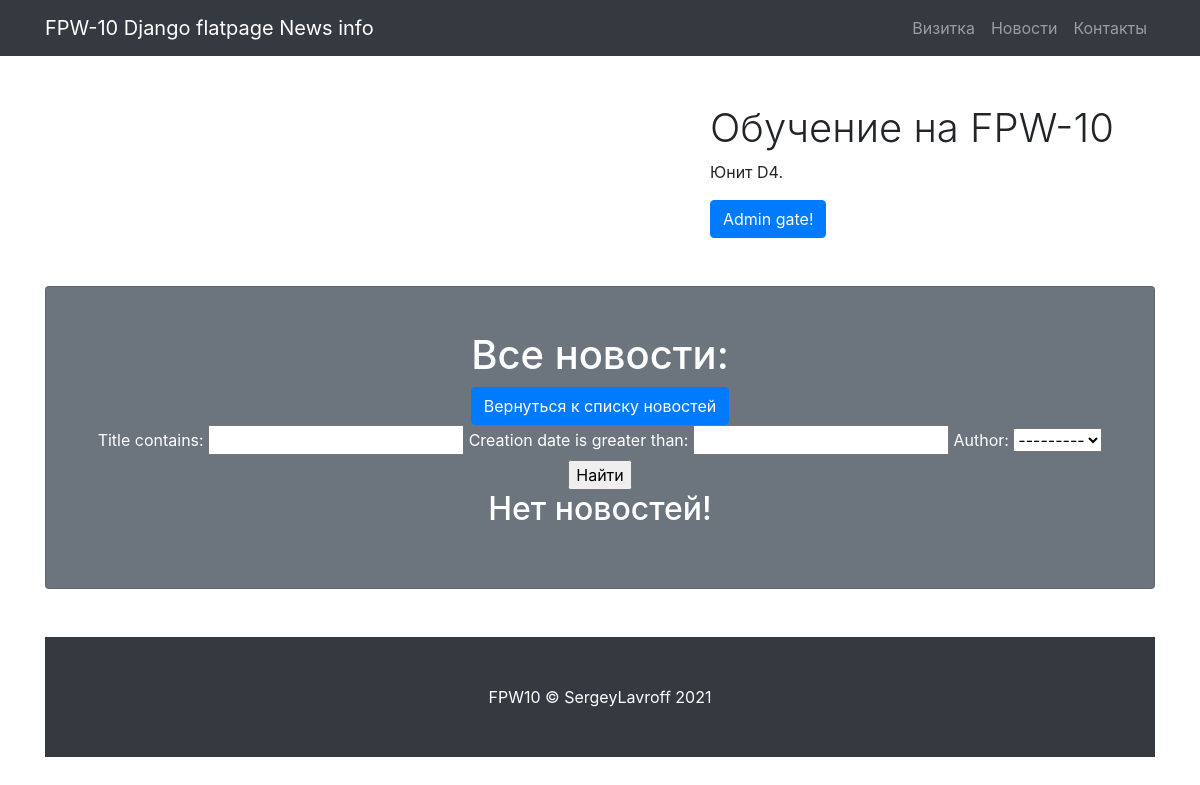
Before: /news/search with the older database file.
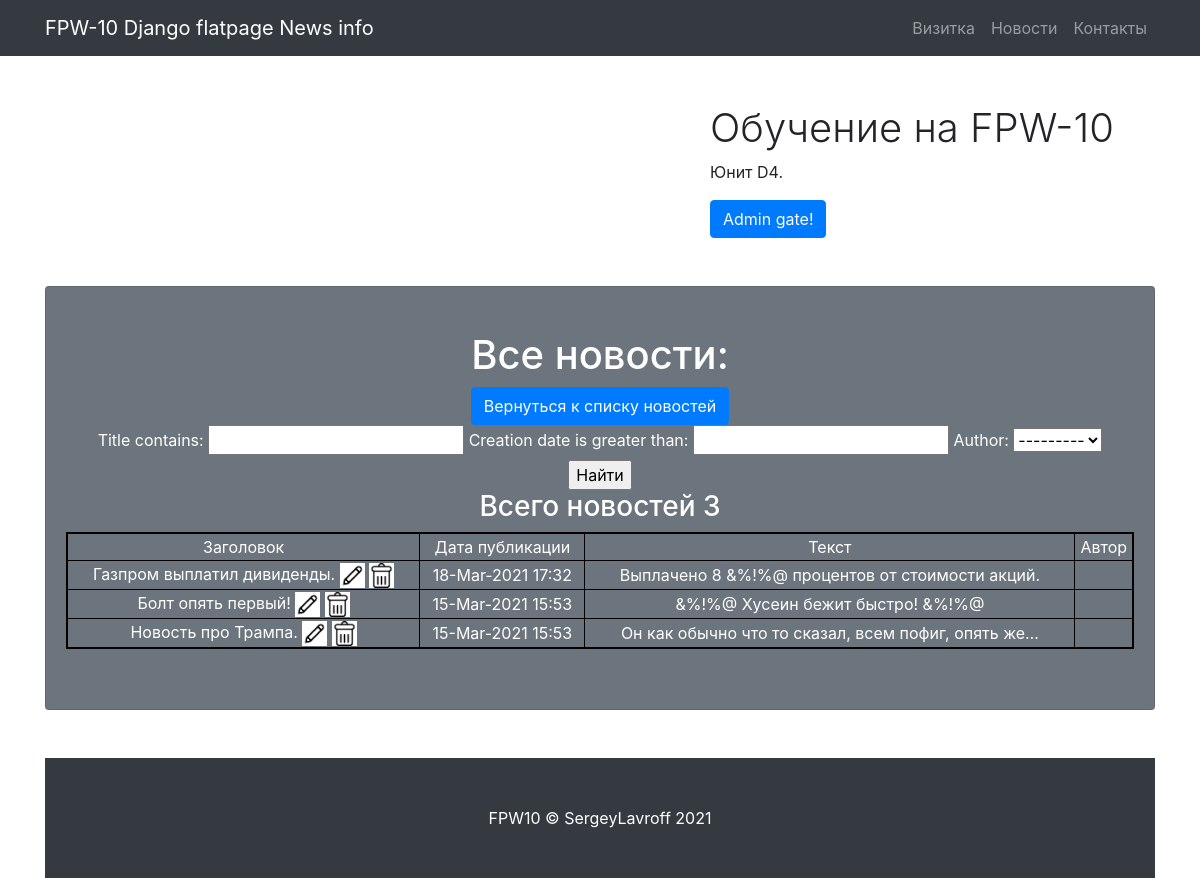
After: the same page with the newer database file.
### news/models.py (models this page shows, shortened)
class News(models.Model):
    title = models.CharField(
        max_length=255,
        unique=True,
    )
    creation_date = models.DateTimeField(auto_now_add=True)
    body = models.TextField()
    rating = models.IntegerField(default = 0)
    category = models.ForeignKey(
        to='Category',
        on_delete=models.CASCADE,
        related_name='news',)
    author = models.ForeignKey(
        to='Author',
        on_delete=models.CASCADE,
        related_name='news',)

### news/views.py (the view)
# urls.py: path('search', NewsSearch.as_view()),
class NewsSearch(ListView):
    model = News
    template_name = 'news/newssearch.html'
    context_object_name = 'news'
    ordering = ['-creation_date']
    def get_context_data(self, **kwargs):
        context = super().get_context_data(**kwargs)
        context['filter'] = NewsFilter(self.request.GET, queryset=self.get_queryset())
        return context

### news/templatetags/custom_filters.py (called while the page is built)
@register.filter(name='censor')
def censor(value):
    if isinstance(value, str):
        repl = ''
        for word in value.split():
            for pattern in PATTERN_1:
                if re.search(pattern, word.strip('.,;:?!-').lower()):
                    repl += '&%!%@' + ' '
                    break
            else:
                repl += word + ' '
        return str(repl)
    else:
        raise ValueError('Цензор обрабатывает только строки.')

### templates/news/newssearch.html (shortened to what this page needs)
{% extends 'flatpages/default.html' %}
{% load static %}
{% load custom_filters %}
{% block title %}
News info
{% endblock title %}
{% block content %}
<h1>Все новости:</h1>
<a class="btn btn-primary" href="/news ">Вернуться к списку новостей</a> <br>
<form method="GET">
    {{ filter.form }}
    <input type="submit" value="Найти">
</form>
 {% if news %}
        <h3> Всего новостей {{ news|length }}</h3>
         <table bordercolor="black" border="2" width="100%">
            <tr>
                <td>
                    Заголовок
                </td>
                <td>
                    Дата публикации
                </td>
                <td>
                    Текст
                </td>
                <td>
                    Автор
                </td>
            </tr>
             {% for new in filter.qs|dictsortreversed:"creation_date" %}
             <tr>
                <td>
                    <a href="{% url 'article' new.id %}" style="color:white;">{{ new.title|censor }}</a>
                    <a href="{% url 'article_edit' new.id %}" style="color:white;">
                        <img border="0" alt="Редактировать" src="{% static 'edit.png' %}" width="25" height="25">
                    </a>
                    <a href="{% url 'article_delete' new.id %}" style="color:white;">
                        <img border="0" alt="Удалить" src="{% static 'delete.png' %}" width="25" height="25">
                    </a>
                </td>
                 <td>
                    {{ new.creation_date|date:'d-M-Y H:i' }}
                </td>
                <td>
                    {{ new.body|truncatechars:50|censor }}
                </td>
                <td>
                </td>
            </tr>
             {% endfor %}
        </table>
    {% else %}
        <h2> Нет новостей! </h2>
    {% endif %}
{% endblock content %}

Changed rows visible on the page:
added News: title|censor "Газпром выплатил дивиденды.", creation_date "18-Mar-2021 17:32", body|censor "Выплачено 8 &%!%@ процентов от стоимости акций."
added News: title|censor "Болт опять первый!", creation_date "15-Mar-2021 15:53", body|censor "&%!%@ Хусеин бежит быстро! &%!%@"
added News: title|censor "Новость про Трампа.", creation_date "15-Mar-2021 15:53", body|censor "Он как обычно что то сказал, всем пофиг, опять же…"
Other visible differences:
{{ news|length }}: (not shown) → "3"
text no longer shown: "Нет новостей!"
text now shown: "Всего новостей Заголовок Дата публикации Текст Автор"
